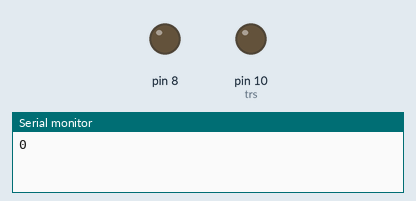
Recording of a sketch running on a simulated Arduino Uno, built with avr-gcc and run on an emulated ATmega328P. Shown: output pins drawn as LEDs (lit = HIGH), the last lines printed to the serial monitor.

Above: at 0.05 s.
At 7.75 s:
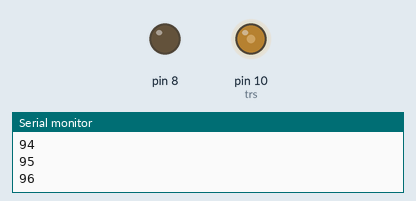
At 15.25 s:
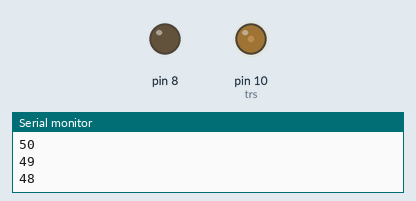
Timing chart, 0 to 21.3 s (numbered marks = the images above):
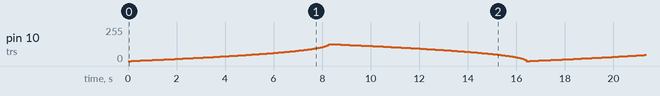

The sketch:

Bolum_2_Uyg_4.ino
```cpp
int trs = 10;
int deger=0;
void setup() {
  Serial.begin(9600);
  pinMode(8, OUTPUT);
}
void loop() {
  for (deger =0;deger<127;deger++)
{
Serial.println(deger);
analogWrite(trs, deger );
delay(128-deger);
}
for (deger=127;deger>1;deger--) {
  Serial.println(deger);
analogWrite(trs, deger );
delay(deger);
}

 }
```
